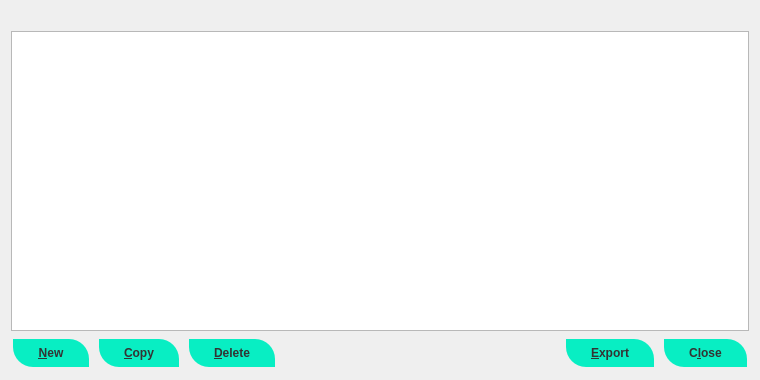
<?xml version="1.0" encoding="UTF-8"?>
<ui version="4.0">
 <class>AddressBookPage</class>
 <widget class="QWidget" name="AddressBookPage">
  <property name="geometry">
   <rect>
    <x>0</x>
    <y>0</y>
    <width>760</width>
    <height>380</height>
   </rect>
  </property>
  <layout class="QVBoxLayout" name="verticalLayout">
   <item>
    <widget class="QLabel" name="labelExplanation">
     <property name="textFormat">
      <enum>Qt::PlainText</enum>
     </property>
     <property name="wordWrap">
      <bool>true</bool>
     </property>
    </widget>
   </item>
   <item>
    <widget class="QTableView" name="tableView">
     <property name="palette">
      <palette>
       <active>
        <colorrole role="Text">
         <brush brushstyle="SolidPattern">
          <color alpha="255">
           <red>51</red>
           <green>51</green>
           <blue>51</blue>
          </color>
         </brush>
        </colorrole>
       </active>
       <inactive>
        <colorrole role="Text">
         <brush brushstyle="SolidPattern">
          <color alpha="255">
           <red>51</red>
           <green>51</green>
           <blue>51</blue>
          </color>
         </brush>
        </colorrole>
       </inactive>
       <disabled>
        <colorrole role="Text">
         <brush brushstyle="SolidPattern">
          <color alpha="255">
           <red>85</red>
           <green>85</green>
           <blue>85</blue>
          </color>
         </brush>
        </colorrole>
       </disabled>
      </palette>
     </property>
     <property name="contextMenuPolicy">
      <enum>Qt::CustomContextMenu</enum>
     </property>
     <property name="toolTip">
      <string>Right-click to edit address or label</string>
     </property>
     <property name="tabKeyNavigation">
      <bool>false</bool>
     </property>
     <property name="alternatingRowColors">
      <bool>true</bool>
     </property>
     <property name="selectionMode">
      <enum>QAbstractItemView::SingleSelection</enum>
     </property>
     <property name="selectionBehavior">
      <enum>QAbstractItemView::SelectRows</enum>
     </property>
     <property name="sortingEnabled">
      <bool>true</bool>
     </property>
     <attribute name="verticalHeaderVisible">
      <bool>false</bool>
     </attribute>
    </widget>
   </item>
   <item>
    <layout class="QHBoxLayout" name="horizontalLayout">
     <item>
      <widget class="QPushButton" name="newAddress">
       <property name="toolTip">
        <string>Create a new address</string>
       </property>
       <property name="styleSheet">
        <string notr="true"> .QPushButton {
  background-color: #08EEC3;
	border: 0;
	color:#333;
	font-size:12px;
	font-weight:bold;
	padding-left:25px;
	padding-right:25px;
	padding-top:1px;
	padding-bottom:1px;
	height: 26px;
	margin: 2px;
	border-top-right-radius: 20px;
	border-bottom-left-radius: 20px;
}


 .QPushButton:hover {
background-color: #07BC9C;
}

 .QPushButton:pressed{
background-color: #09D9B7;
	border:1px solid #333333;
}
</string>
       </property>
       <property name="text">
        <string>&amp;New</string>
       </property>
       <property name="icon">
        <iconset resource="../caluracoin.qrc">
         <normaloff>:/icons/add</normaloff>:/icons/add</iconset>
       </property>
       <property name="autoDefault">
        <bool>false</bool>
       </property>
      </widget>
     </item>
     <item>
      <widget class="QPushButton" name="copyAddress">
       <property name="toolTip">
        <string>Copy the currently selected address to the system clipboard</string>
       </property>
       <property name="styleSheet">
        <string notr="true"> .QPushButton {
  background-color: #08EEC3;
	border: 0;
	color:#333;
	font-size:12px;
	font-weight:bold;
	padding-left:25px;
	padding-right:25px;
	padding-top:1px;
	padding-bottom:1px;
	height: 26px;
	margin: 2px;
	border-top-right-radius: 20px;
	border-bottom-left-radius: 20px;
}


 .QPushButton:hover {
background-color: #07BC9C;
}

 .QPushButton:pressed{
background-color: #09D9B7;
	border:1px solid #333333;
}
</string>
       </property>
       <property name="text">
        <string>&amp;Copy</string>
       </property>
       <property name="icon">
        <iconset resource="../caluracoin.qrc">
         <normaloff>:/icons/editcopy</normaloff>:/icons/editcopy</iconset>
       </property>
       <property name="autoDefault">
        <bool>false</bool>
       </property>
      </widget>
     </item>
     <item>
      <widget class="QPushButton" name="deleteAddress">
       <property name="toolTip">
        <string>Delete the currently selected address from the list</string>
       </property>
       <property name="styleSheet">
        <string notr="true"> .QPushButton {
  background-color: #08EEC3;
	border: 0;
	color:#333;
	font-size:12px;
	font-weight:bold;
	padding-left:25px;
	padding-right:25px;
	padding-top:1px;
	padding-bottom:1px;
	height: 26px;
	margin: 2px;
	border-top-right-radius: 20px;
	border-bottom-left-radius: 20px;
}


 .QPushButton:hover {
background-color: #07BC9C;
}

 .QPushButton:pressed{
background-color: #09D9B7;
	border:1px solid #333333;
}
</string>
       </property>
       <property name="text">
        <string>&amp;Delete</string>
       </property>
       <property name="icon">
        <iconset resource="../caluracoin.qrc">
         <normaloff>:/icons/remove</normaloff>:/icons/remove</iconset>
       </property>
       <property name="autoDefault">
        <bool>false</bool>
       </property>
      </widget>
     </item>
     <item>
      <spacer name="horizontalSpacer">
       <property name="orientation">
        <enum>Qt::Horizontal</enum>
       </property>
       <property name="sizeHint" stdset="0">
        <size>
         <width>40</width>
         <height>20</height>
        </size>
       </property>
      </spacer>
     </item>
     <item>
      <widget class="QPushButton" name="exportButton">
       <property name="toolTip">
        <string>Export the data in the current tab to a file</string>
       </property>
       <property name="styleSheet">
        <string notr="true"> .QPushButton {
  background-color: #08EEC3;
	border: 0;
	color:#333;
	font-size:12px;
	font-weight:bold;
	padding-left:25px;
	padding-right:25px;
	padding-top:1px;
	padding-bottom:1px;
	height: 26px;
	margin: 2px;
	border-top-right-radius: 20px;
	border-bottom-left-radius: 20px;
}


 .QPushButton:hover {
background-color: #07BC9C;
}

 .QPushButton:pressed{
background-color: #09D9B7;
	border:1px solid #333333;
}
</string>
       </property>
       <property name="text">
        <string>&amp;Export</string>
       </property>
       <property name="icon">
        <iconset resource="../caluracoin.qrc">
         <normaloff>:/icons/export</normaloff>:/icons/export</iconset>
       </property>
       <property name="autoDefault">
        <bool>false</bool>
       </property>
      </widget>
     </item>
     <item>
      <widget class="QPushButton" name="closeButton">
       <property name="sizePolicy">
        <sizepolicy hsizetype="Minimum" vsizetype="Minimum">
         <horstretch>0</horstretch>
         <verstretch>0</verstretch>
        </sizepolicy>
       </property>
       <property name="styleSheet">
        <string notr="true"> .QPushButton {
  background-color: #08EEC3;
	border: 0;
	color:#333;
	font-size:12px;
	font-weight:bold;
	padding-left:25px;
	padding-right:25px;
	padding-top:1px;
	padding-bottom:1px;
	height: 26px;
	margin: 2px;
	border-top-right-radius: 20px;
	border-bottom-left-radius: 20px;
}


 .QPushButton:hover {
background-color: #07BC9C;
}

 .QPushButton:pressed{
background-color: #09D9B7;
	border:1px solid #333333;
}
</string>
       </property>
       <property name="text">
        <string>C&amp;lose</string>
       </property>
       <property name="autoDefault">
        <bool>false</bool>
       </property>
      </widget>
     </item>
    </layout>
   </item>
  </layout>
 </widget>
 <resources>
  <include location="../caluracoin.qrc"/>
 </resources>
 <connections/>
</ui>
